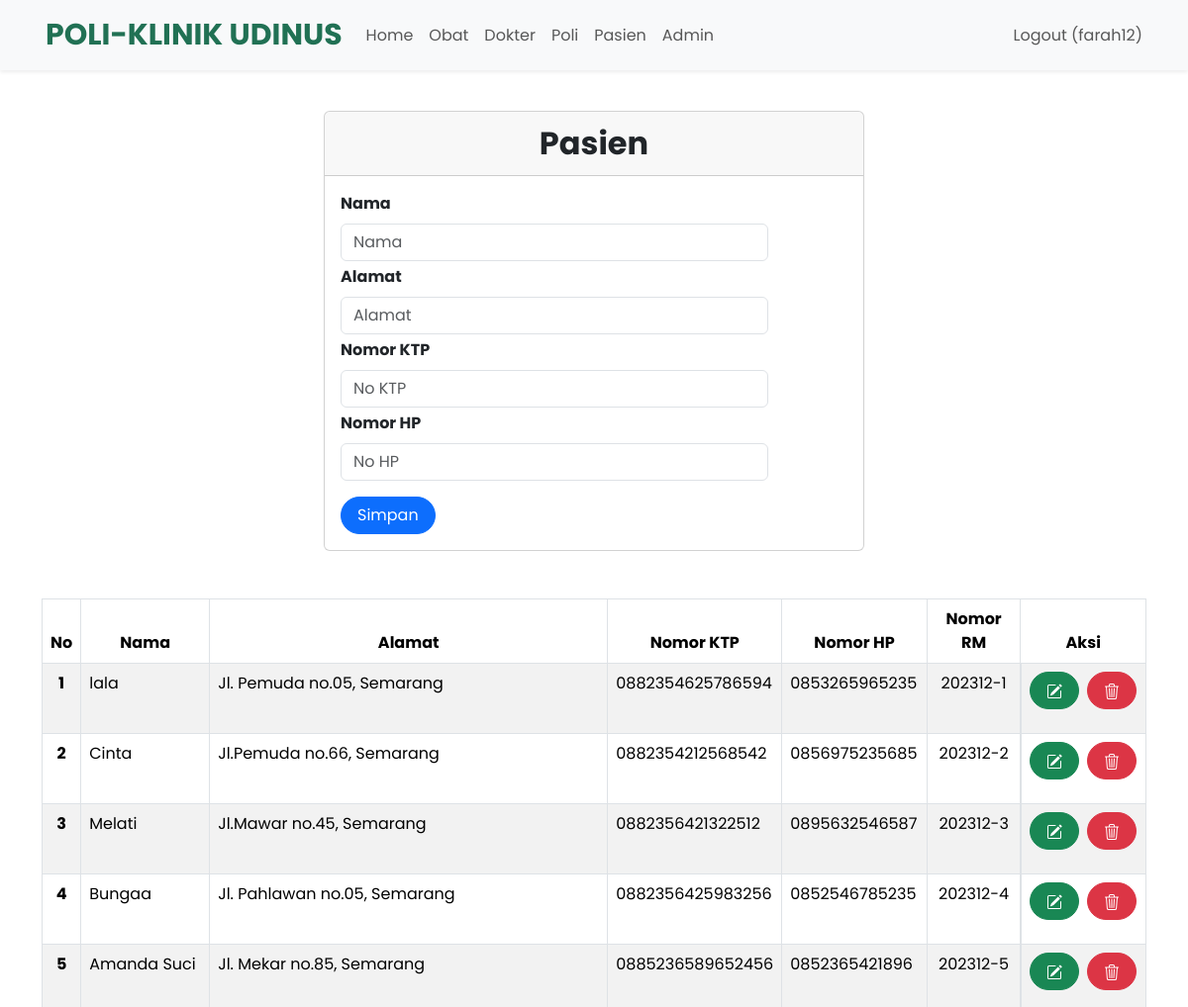
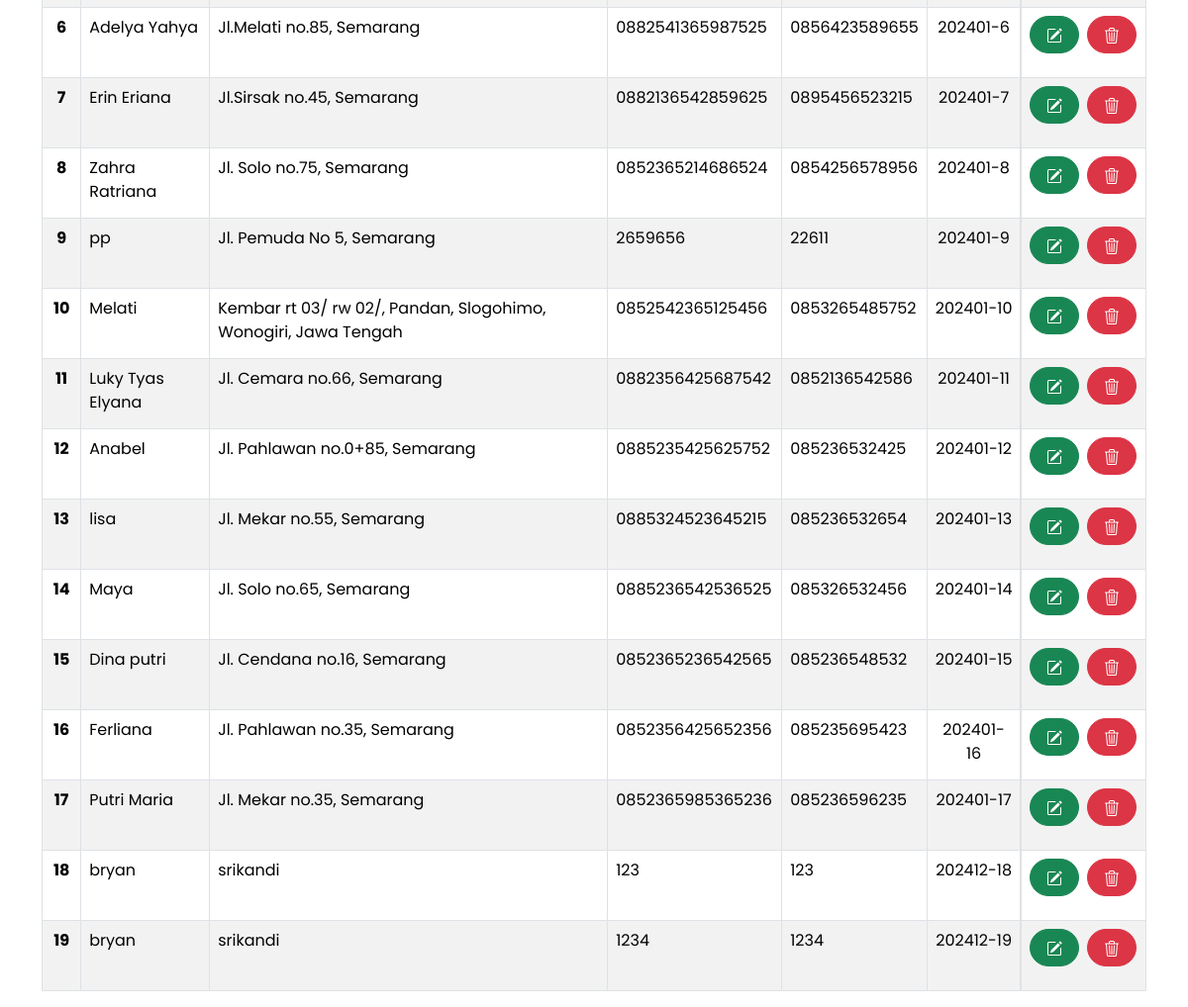
The page /index.php?page=pasien (signed in) on the database its author committed (2 pictures, top to bottom).
### tables this page shows
CREATE TABLE `pasien` (
  `id` int(11) NOT NULL,
  `nama` varchar(255) NOT NULL,
  `alamat` varchar(255) NOT NULL,
  `no_ktp` varchar(255) NOT NULL,
  `no_hp` varchar(50) NOT NULL,
  `no_rm` varchar(25) NOT NULL
);

### pasien.php (the view, shortened to what this page needs)
<br>
<div class="container">
    <div class="row justify-content-center">
        <div class="col-md-6">
            <div class="card">
                <div class="card-header text-center fw-bold" style="font-size: 2rem;">Pasien</div>
                <div class="card-body">
                    <form class="form row" style="width: 30rem;" method="POST" action="" name="myForm" onsubmit="return(validate());">
                        <?php
                        $nama = '';
                        $alamat = '';
                        $no_ktp = '';
                        $no_hp = '';
                        ?>
                        <div class="row">
                            <label for="inputNama" class="form-label fw-bold">
                                Nama
                            </label>
                            <div>
                                <input type="text" class="form-control" name="nama" id="inputNama" placeholder="Nama" value="<?php echo $nama ?>">
                            </div>
                        </div>
                        <div class="row mt-1">
                            <label for="inputAlamat" class="form-label fw-bold">
                                Alamat
                            </label>
                            <div>
                                <input type="text" class="form-control" name="alamat" id="inputAlamat" placeholder="Alamat" value="<?php echo $alamat ?>">
                            </div>
                        </div>
                        <div class="row mt-1">
                            <label for="inputNoKTP" class="form-label fw-bold">
                                Nomor KTP
                            </label>
                            <div>
                                <input type="number" class="form-control" name="no_ktp" id="inputNoKTP" placeholder="No KTP" value="<?php echo $no_ktp ?>">
                            </div>
                        </div>
                        <div class="row mt-1">
                            <label for="inputNoHP" class="form-label fw-bold">
                                Nomor HP
                            </label>
                            <div>
                                <input type="number" class="form-control" name="no_hp" id="inputNoHP" placeholder="No HP" value="<?php echo $no_hp ?>">
                            </div>
                        </div>
                        <div class="row mt-3">
                            <div class=col>
                                <button type="submit" class="btn btn-primary rounded-pill px-3 mt-auto" name="simpan">Simpan</button>
                            </div>
                        </div>
                    </form>
                </div>
            </div>
        </div>
    </div>
    <br>
    <br>
    <table class="table table-bordered table-striped table-hover">
        <thead>
            <tr class="text-center">
                <th scope="col">No</th>
                <th scope="col">Nama</th>
                <th scope="col">Alamat</th>
                <th scope="col">Nomor KTP</th>
                <th scope="col">Nomor HP</th>
                <th scope="col">Nomor RM</th>
                <th scope="col">Aksi</th>
            </tr>
        </thead>
        <tbody>
            <?php
            $result = mysqli_query($mysqli, "SELECT * FROM pasien");
            $no = 1;
            while ($data = mysqli_fetch_array($result)) {
            ?>
                <tr>
                    <th scope="row" class="text-center"><?php echo $no++ ?></th>
                    <td><?php echo $data['nama'] ?></td>
                    <td><?php echo $data['alamat'] ?></td>
                    <td><?php echo $data['no_ktp'] ?></td>
                    <td><?php echo $data['no_hp'] ?></td>
                    <td class="text-center"><?php echo $data['no_rm'] ?></td>
                    <td class="d-flex justify-content-center ">
                        <div class="d-flex gap-2 mb-3">
                            <a type="button" class="btn btn-success rounded-pill px-3" href="index.php?page=pasien&id=<?php echo $data['id'] ?>">
                            </a>
                            <a type="button" class="btn btn-danger rounded-pill px-3" href="index.php?page=pasien&id=<?php echo $data['id'] ?>&aksi=hapus">
                            </a>
                        </div>
                    </td>
                </tr>
            <?php
            }
            ?>
        </tbody>
    </table>

### style.css (style rules this page uses)
body { font-family: 'Poppins', sans-serif; }
::placeholder { font-size: 16px; }

### rows shown on the page
pasien: nama "lala", alamat "Jl. Pemuda no.05, Semarang", no_ktp "0882354625786594", no_hp "0853265965235", no_rm "202312-1"
pasien: nama "Cinta", alamat "Jl.Pemuda no.66, Semarang", no_ktp "0882354212568542", no_hp "0856975235685", no_rm "202312-2"
pasien: nama "Melati", alamat "Jl.Mawar no.45, Semarang", no_ktp "0882356421322512", no_hp "0895632546587", no_rm "202312-3"
pasien: nama "Bungaa", alamat "Jl. Pahlawan no.05, Semarang", no_ktp "0882356425983256", no_hp "0852546785235", no_rm "202312-4"
pasien: nama "Amanda Suci", alamat "Jl. Mekar no.85, Semarang", no_ktp "0885236589652456", no_hp "0852365421896", no_rm "202312-5"
pasien: nama "Adelya Yahya", alamat "Jl.Melati no.85, Semarang", no_ktp "0882541365987525", no_hp "0856423589655", no_rm "202401-6"
pasien: nama "Erin Eriana", alamat "Jl.Sirsak no.45, Semarang", no_ktp "0882136542859625", no_hp "0895456523215", no_rm "202401-7"
pasien: nama "Zahra Ratriana", alamat "Jl. Solo no.75, Semarang", no_ktp "0852365214686524", no_hp "0854256578956", no_rm "202401-8"
pasien: nama "pp", alamat "Jl. Pemuda No 5, Semarang", no_ktp "2659656", no_hp "22611", no_rm "202401-9"
pasien: nama "Melati", alamat "Kembar rt 03/ rw 02/, Pandan, Slogohimo, Wonogiri, Jawa Tengah", no_ktp "0852542365125456", no_hp "0853265485752", no_rm "202401-10"
pasien: nama "Luky Tyas Elyana", alamat "Jl. Cemara no.66, Semarang", no_ktp "0882356425687542", no_hp "0852136542586", no_rm "202401-11"
pasien: nama "Anabel", alamat "Jl. Pahlawan no.0+85, Semarang", no_ktp "0885235425625752", no_hp "085236532425", no_rm "202401-12"
pasien: nama "lisa", alamat "Jl. Mekar no.55, Semarang", no_ktp "0885324523645215", no_hp "085236532654", no_rm "202401-13"
pasien: nama "Maya", alamat "Jl. Solo no.65, Semarang", no_ktp "0885236542536525", no_hp "085326532456", no_rm "202401-14"
pasien: nama "Dina putri", alamat "Jl. Cendana no.16, Semarang", no_ktp "0852365236542565", no_hp "085236548532", no_rm "202401-15"
pasien: nama "Ferliana", alamat "Jl. Pahlawan no.35, Semarang", no_ktp "0852356425652356", no_hp "085235695423", no_rm "202401-16"
pasien: nama "Putri Maria", alamat "Jl. Mekar no.35, Semarang", no_ktp "0852365985365236", no_hp "085236596235", no_rm "202401-17"
pasien: nama "bryan", alamat "srikandi", no_ktp "123", no_hp "123", no_rm "202412-18"
pasien: nama "bryan", alamat "srikandi", no_ktp "1234", no_hp "1234", no_rm "202412-19"

### other values the page prints
$_SESSION['username'] "farah12"
